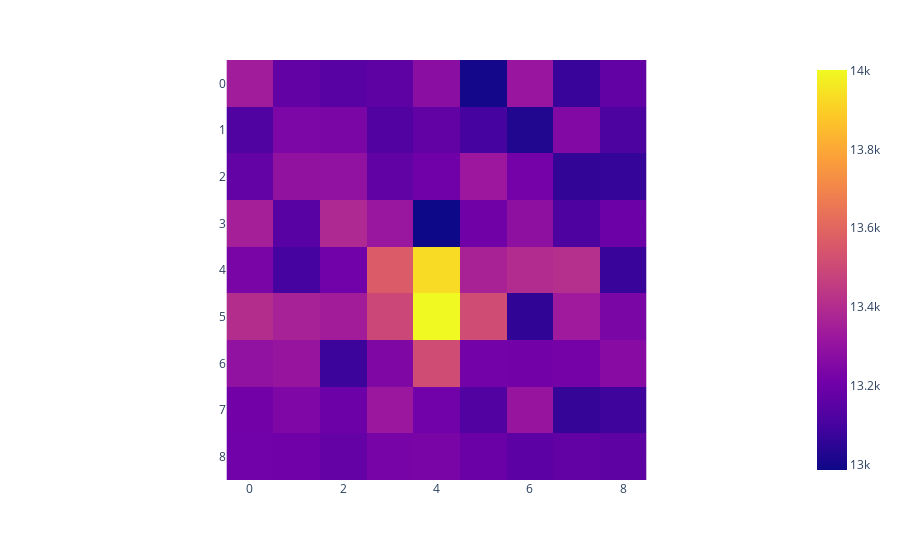

The cell this chart's notebook holds for it:
### Code cell
id = 2
obj = get_obj(objects.loc[id], sky)
popt = fit_obj(id, objects, sky) #df to train
px.imshow(obj)
